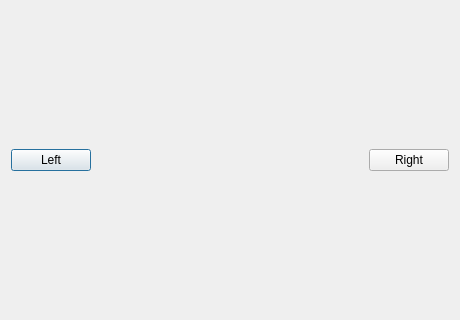
<?xml version="1.0" encoding="UTF-8"?>
<ui version="4.0"><class>Dialog</class><widget class="QDialog" name="Dialog"><property name="geometry"><rect><x>0</x><y>0</y><width>460</width><height>320</height></rect></property><property name="windowTitle"><string>#002 hbox/87_spacer_between</string></property><layout class="QVBoxLayout" name="verticalLayout"><property name="leftMargin"><number>11</number></property><property name="topMargin"><number>11</number></property><property name="rightMargin"><number>11</number></property><property name="bottomMargin"><number>11</number></property><property name="spacing"><number>6</number></property><item><layout class="QHBoxLayout" name="row"><property name="leftMargin"><number>0</number></property><property name="topMargin"><number>0</number></property><property name="rightMargin"><number>0</number></property><property name="bottomMargin"><number>0</number></property><property name="spacing"><number>6</number></property><item><widget class="QPushButton" name="left"><property name="text"><string>Left</string></property></widget></item><item><spacer name="horizontalSpacer"><property name="orientation"><enum>Qt::Orientation::Horizontal</enum></property><property name="sizeHint" stdset="0"><size><width>40</width><height>20</height></size></property></spacer></item><item><widget class="QPushButton" name="right"><property name="text"><string>Right</string></property></widget></item></layout></item></layout></widget></ui>
